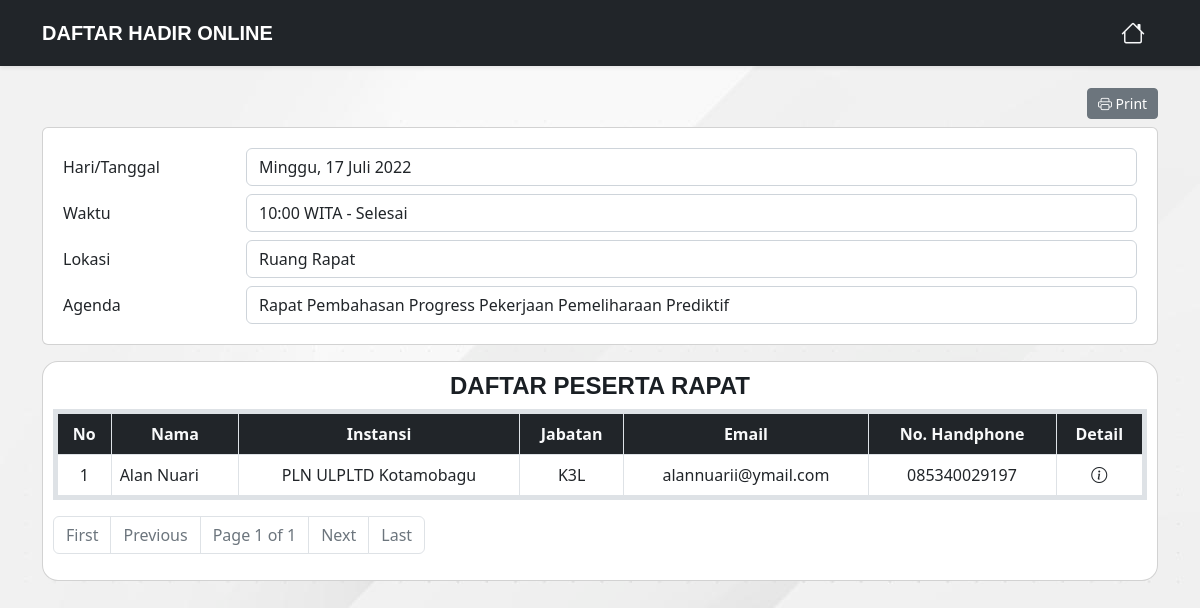
Page /peserta-rapat/1/1 (signed in) on the committed database.
### app/models/agenda.py (models this page shows, shortened)
class Agenda(db.Model):
    id = db.Column(db.Integer, primary_key=True, autoincrement=True)
    tanggal = db.Column(db.String(50), nullable=False)
    tanggal_real = db.Column(db.String(50), nullable=False)
    waktu = db.Column(db.String(10), nullable=False)
    tempat = db.Column(db.String(80), nullable=False)
    link = db.Column(db.String(250), nullable=True)
    agenda = db.Column(db.String(150), nullable=False)
    user_id = db.Column(db.Integer, db.ForeignKey('user.id'))
    absens = db.relationship('Absen', backref='agenda', cascade="all, delete-orphan")

### app/models/absen.py (models this page shows, shortened)
class Absen(db.Model):
    id = db.Column(db.Integer, primary_key=True)
    nama = db.Column(db.String(50), nullable=False)
    instansi = db.Column(db.String(80), nullable=False)
    jabatan = db.Column(db.String(50), nullable=False)
    email = db.Column(db.String(50), nullable=False)
    hp = db.Column(db.String(20), nullable=False)
    ttd = db.Column(db.String(50), nullable=False)
    qrcode = db.Column(db.String(50), nullable=False)
    checkin = db.Column(db.String(30), default=datetime.datetime.now().strftime('%d %B %Y, %H:%M:%S'))
    agenda_id = db.Column(db.Integer, db.ForeignKey('agenda.id'))

### app/routes.py (the view)
@app.route('/peserta-rapat/<agenda_id>/<int:page_num>')
def peserta_rapat(agenda_id, page_num):
    guest = Absen.query.filter_by(agenda_id=agenda_id)
    peserta = Absen.query.filter_by(agenda_id=agenda_id).paginate(per_page=10, page=page_num, error_out=True)
    return render_template('pages/peserta-rapat.html', title='Peserta Rapat', guests=peserta, guest=guest)

### app/models/user.py (called while the page is built)
@login.user_loader
def load_user(id):
    return User.query.get(int(id))

### app/templates/pages/peserta-rapat.html (shortened to what this page needs)
{% extends 'layouts/base.html' %}  {% block content %}
<main class="container peserta">
  <div class="row">
    <div class="col-12">
      <div class="row d-flex justify-content-end">
        <div class="col-1 btn-group btn-group-sm mb-2" role="group" aria-label="Basic example">
          <a href="{{ url_for('konversi', agenda_id=guest[0].agenda_id ) }}" target="_blank" class="btn btn-secondary"><i class="bi-printer"></i> Print</a>
        </div>
      </div>
      <div class="card mb-3 card-judul">
        <div class="row mb-2">
          <label for="inputEmail3" class="col-sm-2 col-form-label">Hari/Tanggal</label>
          <div class="col-sm-10">
            <input type="email" class="form-control" id="inputEmail3" value="{{guest[0].agenda.tanggal}}" readonly />
          </div>
        </div>
        <div class="row mb-2">
          <label for="inputEmail3" class="col-sm-2 col-form-label">Waktu</label>
          <div class="col-sm-10">
            <input type="email" class="form-control" id="inputEmail3" value="{{guest[0].agenda.waktu}} WITA - Selesai" readonly />
          </div>
        </div>
        <div class="row mb-2">
          <label for="inputEmail3" class="col-sm-2 col-form-label">Lokasi</label>
          <div class="col-sm-10">
            <input type="email" class="form-control" id="inputEmail3" value="{{guest[0].agenda.tempat}}" readonly />
          </div>
        </div>
        <div class="row">
          <label for="inputEmail3" class="col-sm-2 col-form-label">Agenda</label>
          <div class="col-sm-10">
            <input type="email" class="form-control" id="inputEmail3" value="{{guest[0].agenda.agenda}}" readonly />
          </div>
        </div>
      </div>
      <div class="card card-peserta text-center rounded-4">
        <h4 class="fw-bolder">DAFTAR PESERTA RAPAT</h4>
        <div class="table-responsive">
          <table class="table table-bordered text-center border border-5">
            <thead class="bg-dark">
              <tr class="text-light">
                <th scope="col">No</th>
                <th scope="col">Nama</th>
                <th scope="col">Instansi</th>
                <th scope="col">Jabatan</th>
                <th scope="col">Email</th>
                <th scope="col">No. Handphone</th>
                <th scope="col">Detail</th>
              </tr>
            </thead>
            <tbody>
              {% for guest in guests.items %}
              <tr class="align-middle">
                <td>{{((guests.page-1)*10)+loop.index}}</td>
                <td class="text-start">{{guest.nama}}</td>
                <td>{{guest.instansi}}</td>
                <td>{{guest.jabatan}}</td>
                <td>{{guest.email}}</td>
                <td>{{guest.hp}}</td>
                <td>
                  <i class="bi-info-circle" data-bs-toggle="modal" data-bs-target="#modal-detail{{guest.id}}"></i>
                </td>
              </tr>
              {% endfor %}
            </tbody>
          </table>
        </div>
        <nav aria-label="Page navigation example">
          <ul class="pagination">
            {% if guests.page != 1 %}
            <li class="page-item"><a class="page-link" href="{{ url_for('peserta_rapat', page_num=1, agenda_id=guest[0].agenda_id ) }}">First</a></li>
            {% else %}
            <li class="page-item disabled"><span class="page-link">First</span></li>
            {% endif %} {% if guests.has_prev %}
            <li class="page-item"><a class="page-link" href="{{ url_for('peserta_rapat', page_num=guests.prev_num, agenda_id=guest[0].agenda_id ) }}">Previous</a></li>
            {% else %}
            <li class="page-item disabled"><span class="page-link">Previous</span></li>
            {% endif %}
            <li class="page-item disabled"><span class="page-link">Page {{guests.page}} of {{guests.pages}}</span></li>
            {% if guests.has_next %}
            <li class="page-item"><a class="page-link" href="{{ url_for('peserta_rapat', page_num=guests.next_num, agenda_id=guest[0].agenda_id ) }}">Next</a></li>
            {% else %}
            <li class="page-item disabled"><span class="page-link">Next</span></li>
            {% endif %} {% if guests.has_next %}
            <li class="page-item"><a class="page-link" href="{{ url_for('peserta_rapat', page_num=guests.pages, agenda_id=guest[0].agenda_id ) }}">Last</a></li>
            {% else %}
            <li class="page-item disabled"><span class="page-link">Last</span></li>
            {% endif %}
          </ul>
        </nav>
      </div>
    </div>
  </div>
</main>
{% endblock %}

### app/static/css/style.css (style rules this page uses)
:root { scroll-behavior: smooth; }
h1, h2, h3, h4, h5, h6, p, a { font-family: var(--font-primary); color: var(--color-text); }
body { background-image: url("../img/background.jpg"); padding-top: 5.5rem; }
.peserta .card-judul { padding: 20px; }
.peserta .card-peserta { padding: 10px; }
.peserta table i { cursor: pointer; }

### app/static/css/variables.css (style rules this page uses)
:root { --font-default: "Open Sans", system-ui, -apple-system, "Segoe UI", Roboto, "Helvetica Neue", Arial, "Noto Sans", "Liberation Sans", sans-serif, "Apple Color Emoji", "Segoe UI Emoji", "Segoe UI Symbol", "Noto Color Emoji"; --font-primary: "Source Sans Pro", sans-serif; --font-secondary: "Poppins", sans-serif; --color-bg: #fff; --color-text: #1a1f24; --color-text2: #adb5bd; --color-btn: #ee2110; --color-btn-hover: #ee2210d5; --color-btn2: #4a0e03; --color-btn2-hover: #4a0e03d5; }

### rows in the picture
Agenda: tanggal "Minggu, 17 Juli 2022", waktu "10:00 WITA - Selesai", tempat "Ruang Rapat", agenda "Rapat Pembahasan Progress Pekerjaan Pemeliharaan Prediktif"
Absen: ((guests.page-1)*10)+loop.index "1", nama "Alan Nuari", instansi "PLN ULPLTD Kotamobagu", jabatan "K3L", email "alannuarii@ymail.com", hp "085340029197"

### other values in the picture
{{ guests.page }} "1"
{{ guests.pages }} "1"
